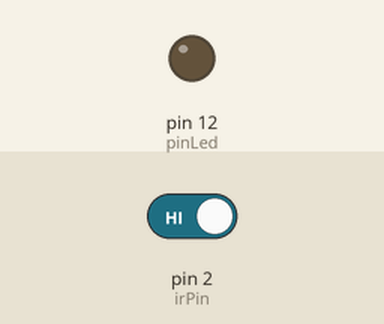
This sketch was run on a simulated Arduino Uno, built with avr-gcc and run on an emulated ATmega328P. On the bench: output pins drawn as LEDs (lit = HIGH). The inputs (shaded band) are chosen by the test bench; at power-on: pin 2 (irPin) HIGH.

Above: at 1.2 s.
1.3 s: pin 2 (irPin) driven LOW
At 2.5 s:
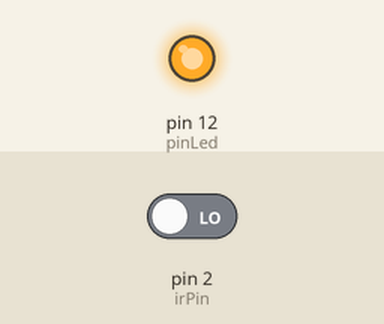
2.8 s: pin 2 (irPin) driven HIGH
At 3.7 s:
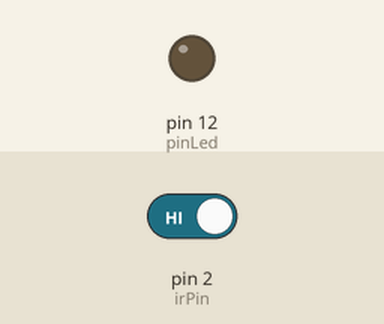
Timing chart, 0 to 5.8 s (numbered marks = the images above; inputs shaded):
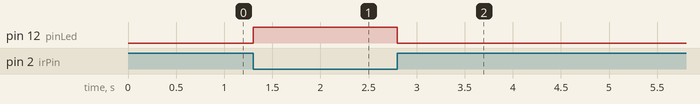

Measured:
- after the input at 1.3 s, pin 12 (pinLed): LOW → HIGH at once
- after the input at 2.8 s, pin 12 (pinLed): HIGH → LOW at once

The sketch:

ir_sensor.ino
```cpp
int irPin = 2;
int pinLed = 12;


void setup() {
  // put your setup code here, to run once:
  pinMode(irPin, INPUT);
  pinMode(pinLed, OUTPUT);
}

void loop() {
  if (digitalRead(irPin) == LOW)
  {
    digitalWrite(pinLed, HIGH);
  }
  else
  {
    digitalWrite(pinLed, LOW);
  }

}
```
